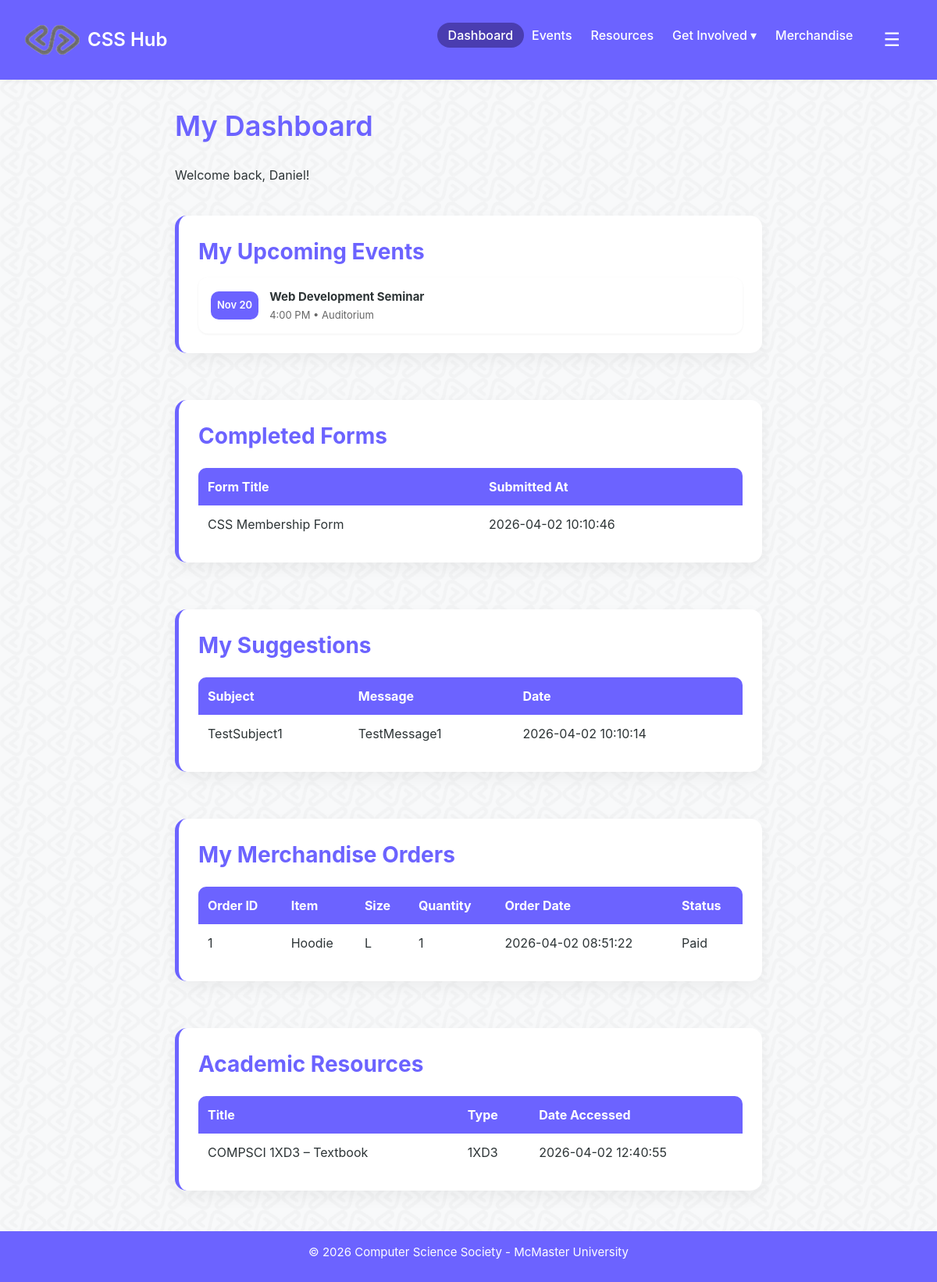
/css_hub/public/dash.php (signed in), run on the app's committed database.
### tables this page shows
CREATE TABLE
  `events` (
    `event_id` int (11) NOT NULL AUTO_INCREMENT,
    `event_title` varchar(100) NOT NULL,
    `event_description` text NOT NULL,
    `event_date` date NOT NULL,
    `event_time` time NOT NULL,
    `location` varchar(100) NOT NULL,
    `stream_link` varchar(255) DEFAULT NULL,
    PRIMARY KEY (`event_id`)
  );

CREATE TABLE
  `event_suggestions` (
    `suggestion_id` int (11) NOT NULL AUTO_INCREMENT,
    `email` varchar(100) NOT NULL,
    `subject` varchar(100) NOT NULL,
    `message` text NOT NULL,
    `submitted_at` datetime DEFAULT CURRENT_TIMESTAMP,
    `status` enum ('pending', 'approved', 'rejected') DEFAULT 'pending',
    PRIMARY KEY (`suggestion_id`),
    KEY `email` (`email`),
    CONSTRAINT `event_suggestions_ibfk_1` FOREIGN KEY (`email`) REFERENCES `users` (`email`) ON DELETE CASCADE
  );

CREATE TABLE
  `merch_orders` (
    `order_id` int (11) NOT NULL AUTO_INCREMENT,
    `email` varchar(100) NOT NULL,
    `item_name` varchar(100) NOT NULL,
    `size` varchar(20) DEFAULT NULL,
    `quantity` int (11) NOT NULL,
    `order_date` datetime DEFAULT CURRENT_TIMESTAMP,
    `status` varchar(50) DEFAULT 'pending',
    PRIMARY KEY (`order_id`),
    KEY `email` (`email`),
    CONSTRAINT `merch_orders_ibfk_1` FOREIGN KEY (`email`) REFERENCES `users` (`email`) ON DELETE CASCADE
  );

CREATE TABLE
  `resource_usage` (
    `usage_id` int (11) NOT NULL AUTO_INCREMENT,
    `email` varchar(100) NOT NULL,
    `resource_id` int (11) NOT NULL,
    `date_accessed` datetime DEFAULT CURRENT_TIMESTAMP,
    PRIMARY KEY (`usage_id`),
    KEY `email` (`email`),
    KEY `resource_id` (`resource_id`),
    CONSTRAINT `resource_usage_ibfk_1` FOREIGN KEY (`email`) REFERENCES `users` (`email`) ON DELETE CASCADE,
    CONSTRAINT `resource_usage_ibfk_2` FOREIGN KEY (`resource_id`) REFERENCES `resources` (`resource_id`) ON DELETE CASCADE
  );

CREATE TABLE
  `resources` (
    `resource_id` int (11) NOT NULL AUTO_INCREMENT,
    `resource_title` varchar(100) NOT NULL,
    `resource_type` varchar(50) DEFAULT NULL,
    `resource_description` text DEFAULT NULL,
    `file_link` varchar(255) DEFAULT NULL,
    `course_code` varchar(20) DEFAULT NULL,
    `upload_date` date DEFAULT NULL,
    PRIMARY KEY (`resource_id`)
  );

### css_hub/public/dash.php (the view, shortened to what this page needs)
<?php
require_once '../includes/db.php';
$email = $_SESSION["email"];
$first_name = $_SESSION["first_name"] ?? "Student";
$stmt = $pdo->prepare("
    SELECT e.event_title, e.event_date, e.event_time, e.location
    FROM event_registrations er
    JOIN events e ON er.event_id = e.event_id
    WHERE er.email = ?
    AND e.event_date >= CURDATE()
    ORDER BY e.event_date ASC, e.event_time ASC
");
$stmt->execute([$email]);
$upcomingEvents = $stmt->fetchAll(PDO::FETCH_ASSOC);
$stmt = $pdo->prepare("
    SELECT f.form_title, fr.form_id, MAX(fr.submitted_at) AS submitted_at
    FROM form_responses fr
    JOIN forms f ON fr.form_id = f.form_id
    WHERE fr.email = ?
    GROUP BY fr.form_id, f.form_title
    ORDER BY submitted_at DESC
");
$stmt->execute([$email]);
$form = $stmt->fetchAll(PDO::FETCH_ASSOC);
$stmt = $pdo->prepare("
    SELECT subject, message, submitted_at
    FROM event_suggestions
    WHERE email = ?
    ORDER BY submitted_at DESC
");
$stmt->execute([$email]);
$suggestions = $stmt->fetchAll(PDO::FETCH_ASSOC);
$stmt = $pdo->prepare("
    SELECT order_id, item_name, size, quantity, status, order_date
    FROM merch_orders
    WHERE email = ?
    ORDER BY order_date DESC
");
$stmt->execute([$email]);
$merchOrders = $stmt->fetchAll(PDO::FETCH_ASSOC);
$stmt = $pdo->prepare("
    SELECT r.resource_title, r.course_code, ru.date_accessed
    FROM resource_usage ru
    JOIN resources r ON ru.resource_id = r.resource_id
    WHERE ru.email = ?
    ORDER BY ru.date_accessed DESC
");
$stmt->execute([$email]);
$accessedResources = $stmt->fetchAll(PDO::FETCH_ASSOC);
include '../includes/header2.php';
?>
<div class="dashboard-page">
    <div class="dashboard-hero">
        <h1>My Dashboard</h1>
        <p class="dashboard-subtitle">Welcome back, <?php echo htmlspecialchars($first_name); ?>!</p>
    </div>
    <div class="dashboard-grid">
        <div class="dashSection">
            <h2>My Upcoming Events</h2>
            <?php if (count($upcomingEvents) === 0): ?>
                <p>No upcoming registered events.</p>
            <?php else: ?>
                <div class="schedule-list">
                    <?php foreach ($upcomingEvents as $event): ?>
                        <div class="schedule-item">
                            <div class="schedule-date">
                                <?php echo date("M d", strtotime($event["event_date"])); ?>
                            </div>
                            <div class="schedule-details">
                                <strong><?php echo htmlspecialchars($event["event_title"]); ?></strong>
                                <span>
                                    <?php echo date("g:i A", strtotime($event["event_time"])); ?>
                                    <?php if (!empty($event["location"])): ?>
                                        • <?php echo htmlspecialchars($event["location"]); ?>
                                    <?php endif; ?>
                                </span>
                            </div>
                        </div>
                    <?php endforeach; ?>
                </div>
            <?php endif; ?>
        </div>
        <div class="dashSection">
            <h2>Completed Forms</h2>
            <table>
                <thead>
                    <tr>
                        <th>Form Title</th>
                        <th>Submitted At</th>
                    </tr>
                </thead>
                <tbody>
                    <?php foreach ($form as $row): ?>
                        <tr>
                            <td><?php echo htmlspecialchars($row["form_title"]); ?></td>
                            <td><?php echo htmlspecialchars($row["submitted_at"]); ?></td>
                        </tr>
                    <?php endforeach; ?>
                </tbody>
            </table>
        </div>
        <div class="dashSection">
            <h2>My Suggestions</h2>
            <table>
                <thead>
                    <tr>
                        <th>Subject</th>
                        <th>Message</th>
                        <th>Date</th>
                    </tr>
                </thead>
                <tbody>
                    <?php foreach ($suggestions as $row): ?>
                        <tr>
                            <td><?php echo htmlspecialchars($row["subject"]); ?></td>
                            <td><?php echo htmlspecialchars($row["message"]); ?></td>
                            <td><?php echo htmlspecialchars($row["submitted_at"]); ?></td>
                        </tr>
                    <?php endforeach; ?>
                </tbody>
            </table>
        </div>
        <div class="dashSection">
            <h2>My Merchandise Orders</h2>
            <?php if (count($merchOrders) === 0): ?>
                <p>You have no merchandise orders yet.</p>
            <?php else: ?>
                <table>
                    <thead>
                        <tr>
                            <th>Order ID</th>
                            <th>Item</th>
                            <th>Size</th>
                            <th>Quantity</th>
                            <th>Order Date</th>
                            <th>Status</th>
                        </tr>
                    </thead>
                    <tbody>
                        <?php foreach ($merchOrders as $order): ?>
                            <tr>
                                <td><?php echo htmlspecialchars($order["order_id"]); ?></td>
                                <td><?php echo htmlspecialchars($order["item_name"]); ?></td>
                                <td><?php echo htmlspecialchars($order["size"]); ?></td>
                                <td><?php echo htmlspecialchars($order["quantity"]); ?></td>
                                <td><?php echo htmlspecialchars($order["order_date"]); ?></td>
                                <td><?php echo htmlspecialchars(ucfirst($order["status"])); ?></td>
                            </tr>
                        <?php endforeach; ?>
                    </tbody>
                </table>
            <?php endif; ?>
        </div>
        <div class="dashSection">
            <h2>Academic Resources</h2>
            <?php if (count($accessedResources) === 0): ?>
                <p>You have not accessed any academic resources yet.</p>
            <?php else: ?>
                <table>
                    <thead>
                        <tr>
                            <th>Title</th>
                            <th>Type</th>
                            <th>Date Accessed</th>
                        </tr>
                    </thead>
                    <tbody>
                        <?php foreach ($accessedResources as $resource): ?>
                            <tr>
                                <td><?php echo htmlspecialchars($resource["resource_title"]); ?></td>
                                <td><?php echo htmlspecialchars($resource["course_code"]); ?></td>
                                <td><?php echo htmlspecialchars($resource["date_accessed"]); ?></td>
                            </tr>
                        <?php endforeach ?>
                    </tbody>
                </table>
            <?php endif; ?>
        </div>
    </div>
</div>
<?php require_once '../includes/footer.php'; ?>

### css_hub/includes/header2.php (shortened to what this page needs)
<!DOCTYPE html>
<html lang="en">
<head>
    <link rel="stylesheet" href="../css/hstyle.css">
</head>
<body>
    <header>
        <?php
        $current_page = basename($_SERVER['PHP_SELF']);
        ?>
        <nav class="navbar">
            <div class="logo-container">
                <img src="../images/pattern.png" alt="CSS Hub Logo" class="nav-logo">
                <a href="../public/index.php" class="logo">CSS Hub</a>
            </div>
            <ul class="nav-links">
                <?php if (isset($_SESSION['email'])): ?>
                    <li><a href="../public/dash.php" class="<?= $current_page == 'dash.php' ? 'active' : '' ?>">Dashboard</a></li>
                <?php endif; ?>
                <li><a href="../public/events.php" class="<?= $current_page == 'events.php' ? 'active' : '' ?>">Events</a></li>
                <li><a href="../public/resources.php" class="<?= $current_page == 'resources.php' ? 'active' : '' ?>">Resources</a></li>
                <li class="dropdown">
                    <a href="#" id="formsToggle" class="nav-link <?php if ($current_page == 'forms.php' || $current_page == 'suggestions.php') echo 'active'; ?>">
                        Get Involved ▾
                    </a>
                </li>
                <li><a href="../public/merch-order.php" class="<?= $current_page == 'merch-order.php' ? 'active' : '' ?>">Merchandise</a></li>
                <?php if (isset($_SESSION['email'])): ?>
                    <li class="dropdown hamburger-menu">
                        <a href="#" id="hamburgerToggle" class="nav-link">☰</a>
                    </li>
                <?php else: ?>
                    <li><a href="../public/login.php" class="<?= $current_page == 'login.php' ? 'active' : '' ?>">Login</a></li>
                <?php endif; ?>
            </ul>
        </nav>
    </header>
    <main>

### css_hub/includes/footer.php
</main>
<footer>
    <p>&copy; 2026 Computer Science Society - McMaster University</p>
</footer>
</body>
</html>

### css_hub/css/hstyle.css (style rules this page uses)
* { margin: 0; padding: 0; box-sizing: border-box; }
body { background: var(--light-gray); color: var(--dark-gray); }
h1 { text-align: left; font-size: 36px; color: var(--purple); }
h2 { font-size: 28px; color: var(--purple); }
.dashSection { background: white; padding: 25px; margin: 20px 0; border-radius: 15px; box-shadow: 0 8px 20px rgba(0,0,0,0.05); border-left: 5px solid var(--purple); }
.dashboard-hero { margin-bottom: 20px; }
.dashboard-subtitle { font-size: 16px; margin-top: 5px; }
.dashboard-grid { display: flex; flex-direction: column; gap: 20px; }
p { font-size: 15px; margin-bottom: 10px; }
table { width: 100%; border-collapse: collapse; margin-top: 20px; background: white; border-radius: 10px; overflow: hidden; }
th, td { padding: 12px; text-align: left; }
th { background-color: var(--purple); color: white; }

### css_hub/css/style.css (style rules this page uses)
:root { --purple: #6c63ff; --blue: #4d9fff; --white: #ffffff; --light-gray: #f8f9fa; --dark-gray: #2d3436; }
* { margin: 0; padding: 0; box-sizing: border-box; }
body { font-family: 'Inter', -apple-system, BlinkMacSystemFont, 'Segoe UI', Roboto, sans-serif; background: var(--light-gray); color: var(--dark-gray); line-height: 1.5; display: flex; flex-direction: column; min-height: 100vh; position: relative; background: linear-gradient(135deg, #ffffff 0%, #f5f3ff 100% ); }
body::before { content: ""; position: fixed; inset: 0; background-image: url('/css_hub/css_hub/images/pattern.png'); background-repeat: repeat; background-size: 60px; opacity: 0.04; pointer-events: none; z-index: -1; }
h1 { font-size: 32px; font-weight: 600; margin-bottom: 24px; color: var(--purple); }
.navbar { background: var(--purple); padding: 16px 32px; display: flex; justify-content: space-between; align-items: center; flex-wrap: wrap; box-shadow: 0 2px 6px rgba(0, 0, 0, 0.05); }
.nav-links { list-style: none; display: flex; gap: 24px; }
.nav-links a { color: var(--white); text-decoration: none; font-weight: 500; transition: opacity 0.2s; }
main { flex: 1; max-width: 800px; margin: 32px auto; padding: 0 24px; width: 100%; }
footer { background: var(--purple); color: var(--white); text-align: center; padding: 16px; font-size: 14px; }
.schedule-list { display: flex; flex-direction: column; gap: 12px; margin-top: 12px; }
.schedule-item { background: var(--white); border-radius: 12px; padding: 14px 16px; display: flex; gap: 14px; align-items: center; box-shadow: 0 1px 3px rgba(0, 0, 0, 0.06); }
.schedule-date { min-width: 60px; text-align: center; font-weight: 600; font-size: 13px; color: var(--white); background: var(--purple); padding: 8px; border-radius: 10px; }
.schedule-details { display: flex; flex-direction: column; gap: 2px; }
.schedule-details strong { font-size: 15px; color: var(--dark-gray); }
.schedule-details span { font-size: 13px; color: #666; }
.nav-links a.active { background-color: #4a3db0 !important; border-radius: 20px !important; padding: 6px 14px !important; margin: -6px -14px !important; color: white !important; }
.dropdown { position: relative; display: inline-block; }
.hamburger-menu .nav-link { font-size: 24px; padding: 10px 15px; cursor: pointer; }
.logo-container { display: flex; align-items: center; gap: 10px; }
.nav-logo { width: 70px; height: 70px; object-fit: contain; }
.logo { font-size: 24px; font-weight: 600; color: var(--white); text-decoration: none; line-height: 1; }

### data on the page
events: event_date "Nov 20", event_title "Web Development Seminar", event_time "4:00 PM", location "Auditorium"
event_suggestions: subject "TestSubject1", message "TestMessage1", submitted_at "2026-04-02 10:10:14"
merch_orders: order_id "1", item_name "Hoodie", size "L", quantity "1", order_date "2026-04-02 08:51:22", status "Paid"
resource_usage: resource.resource_title "COMPSCI 1XD3 – Textbook", resource.course_code "1XD3", date_accessed "2026-04-02 12:40:55"

### other printed values
$first_name "Daniel"
$row["form_title"] "CSS Membership Form"
$row["submitted_at"] "2026-04-02 10:10:46"
